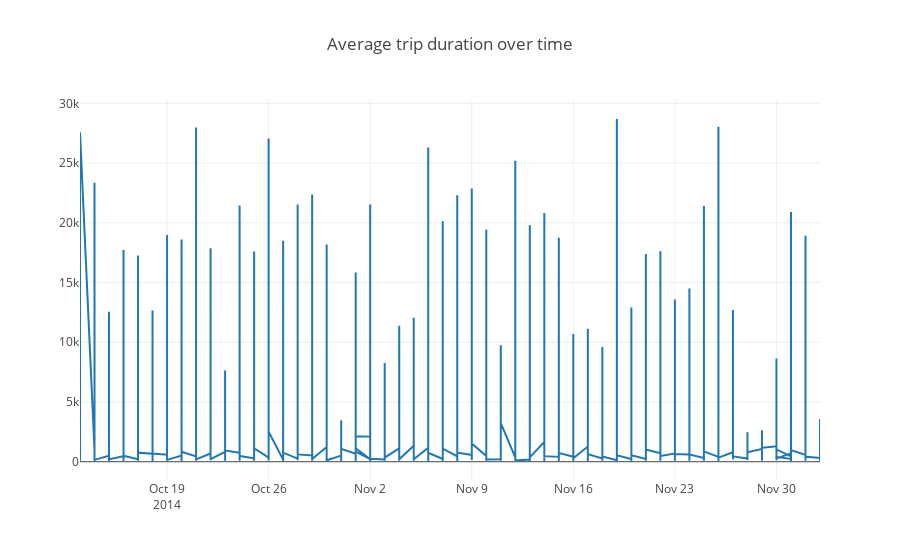

Write notebook code for a chart like this one.
### Markdown cell above
Trip duration over time in an interactive plot

### Code cell
plotly.offline.init_notebook_mode(connected=True)

plotly.offline.iplot({
    "data": [Scatter(
        x= trip.starttime.head(15000).tolist(), 
        y= trip.tripduration.head(15000).tolist()
    )],
    "layout": Layout(
        title="Trip duration over time"
    )
})

### Figure 1 — Plotly figure (JSON) as saved in the notebook; plotly's stock layout.template omitted (floating-point values rounded to 4 significant figures; data arrays with more than 128 entries replaced by an {"elided": "..."} marker saying what was removed)
{"data": [{"type": "scatter", "x": {"elided": "15000 str values"}, "y": {"elided": "15000 float values"}}], "layout": {"title": "Average trip duration over time"}}
